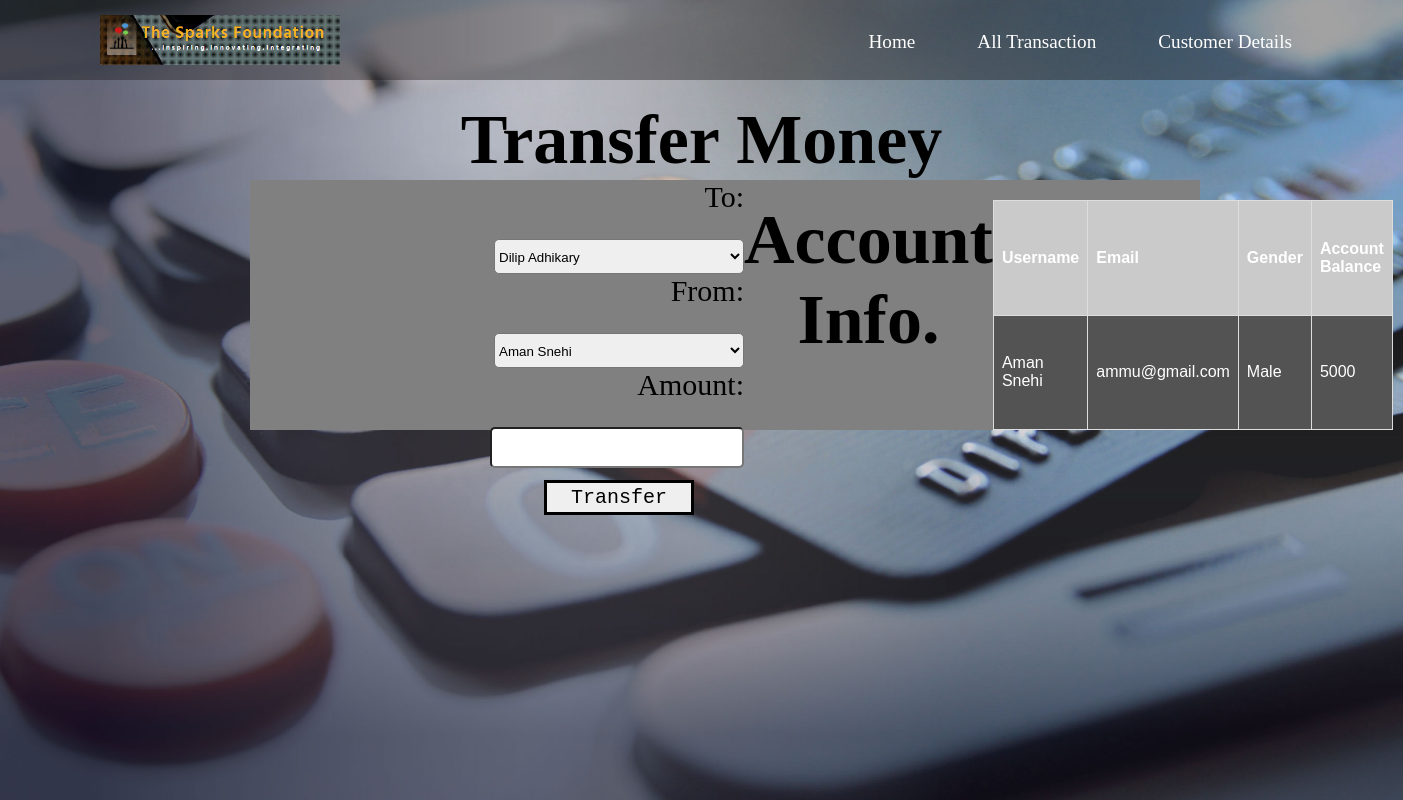
The page /transfer/Aman Snehi on the database its author committed.
### pages/models.py (models this page shows)
class Customers(models.Model):
    username = models.CharField(max_length=150, default='')
    email = models.CharField(max_length=150)
    gender = models.CharField(max_length=10)
    amount = models.IntegerField()
    date = models.DateTimeField(auto_now=False, auto_now_add=False)
    def __str__(self):
        return self.username

### pages/views.py (the view)
# urls.py: path('transfer/<str:pk>', views.transfer, name='transfer'),
def transfer(request, pk):
    info = Customers.objects.filter(username=pk)
    users = Customers.objects.all()
    return render(request, 'transfer.html', {'info': info, 'users': users})

### templates/transfer.html
{% extends 'transaction.html' %}
{% block body %}
<h1 class='heading'>Account Info.</h1>
        <table>
            <tr>
                <th>Username</th>
                <th>Email</th>
                <th>Gender</th>
                <th>Account Balance</th>
            </tr>
            <tr>
            {% for all in info %}
                <td>{{all}}</td>
                <td>{{all.email}}</td>
                <td>{{all.gender}}</td>
                <td>{{all.amount}}</td>
            {% endfor %}
            </tr>
        </table>
{% endblock body %}

### static/css/index.css (style rules this page uses)
* { padding: 0; margin: 0; }

### static/css/history.css (style rules this page uses)
table { font-family: arial, sans-serif; color: white; border-collapse: collapse; width: 100%; margin-top: 20px; }
td, th { border: 1px solid #dddddd; text-align: left; padding: 8px; }
tr:nth-child(even) { background-color:rgb(83, 83, 83); }
tr:nth-child(odd) { background-color:rgb(202, 202, 202); }

### static/css/newuser.css (style rules this page uses)
.heading { text-align: center; font-size: 70px; padding-top: 20px; }

### rows shown on the page
Customers: username "Aman Snehi", email "ammu@gmail.com", gender "Male", amount "5000"

### other values the page prints
form field TO "Dilip Adhikary"
form field FROM "Aman Snehi"
